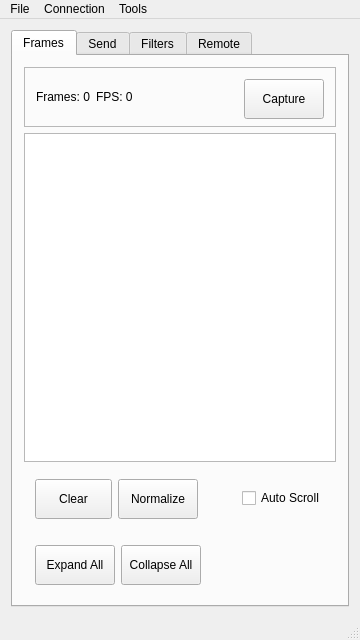
<?xml version="1.0" encoding="UTF-8"?>
<ui version="4.0">
 <class>MainWindow</class>
 <widget class="QMainWindow" name="MainWindow">
  <property name="geometry">
   <rect>
    <x>0</x>
    <y>0</y>
    <width>360</width>
    <height>640</height>
   </rect>
  </property>
  <property name="minimumSize">
   <size>
    <width>320</width>
    <height>480</height>
   </size>
  </property>
  <property name="windowTitle">
   <string>SavvyCAN</string>
  </property>
  <widget class="QWidget" name="centralWidget">
   <layout class="QVBoxLayout" name="verticalLayoutMain">
    <item>
     <widget class="QTabWidget" name="tabWidget">
      <property name="currentIndex">
       <number>0</number>
      </property>
      <widget class="QWidget" name="tabMain">
       <attribute name="title">
        <string>Frames</string>
       </attribute>
       <layout class="QVBoxLayout" name="verticalLayoutFrames">
        <item>
         <widget class="QFrame" name="statusFrame">
          <property name="maximumSize">
           <size>
            <width>16777215</width>
            <height>60</height>
           </size>
          </property>
          <property name="frameShape">
           <enum>QFrame::Shape::StyledPanel</enum>
          </property>
          <layout class="QHBoxLayout" name="statusLayout">
           <item>
            <widget class="QLabel" name="lbNumFrames">
             <property name="text">
              <string>Frames: 0</string>
             </property>
            </widget>
           </item>
           <item>
            <widget class="QLabel" name="lbFPS">
             <property name="text">
              <string>FPS: 0</string>
             </property>
            </widget>
           </item>
           <item>
            <spacer name="horizontalSpacer">
             <property name="orientation">
              <enum>Qt::Orientation::Horizontal</enum>
             </property>
             <property name="sizeHint" stdset="0">
              <size>
               <width>40</width>
               <height>20</height>
              </size>
             </property>
            </spacer>
           </item>
           <item>
            <widget class="QPushButton" name="btnCaptureToggle">
             <property name="minimumSize">
              <size>
               <width>80</width>
               <height>40</height>
              </size>
             </property>
             <property name="text">
              <string>Capture</string>
             </property>
            </widget>
           </item>
          </layout>
         </widget>
        </item>
        <item>
         <widget class="QTableView" name="canFramesView">
          <property name="font">
           <font>
            <pointsize>10</pointsize>
           </font>
          </property>
          <property name="verticalScrollBarPolicy">
           <enum>Qt::ScrollBarPolicy::ScrollBarAsNeeded</enum>
          </property>
          <property name="horizontalScrollBarPolicy">
           <enum>Qt::ScrollBarPolicy::ScrollBarAsNeeded</enum>
          </property>
          <property name="alternatingRowColors">
           <bool>true</bool>
          </property>
          <property name="verticalScrollMode">
           <enum>QAbstractItemView::ScrollMode::ScrollPerPixel</enum>
          </property>
          <property name="wordWrap">
           <bool>false</bool>
          </property>
         </widget>
        </item>
        <item>
         <widget class="QFrame" name="controlFrame">
          <property name="maximumSize">
           <size>
            <width>16777215</width>
            <height>60</height>
           </size>
          </property>
          <layout class="QHBoxLayout" name="controlLayout">
           <item>
            <widget class="QPushButton" name="btnClearFrames">
             <property name="minimumSize">
              <size>
               <width>60</width>
               <height>40</height>
              </size>
             </property>
             <property name="text">
              <string>Clear</string>
             </property>
            </widget>
           </item>
           <item>
            <widget class="QPushButton" name="btnNormalize">
             <property name="minimumSize">
              <size>
               <width>80</width>
               <height>40</height>
              </size>
             </property>
             <property name="text">
              <string>Normalize</string>
             </property>
            </widget>
           </item>
           <item>
            <spacer name="controlSpacer">
             <property name="orientation">
              <enum>Qt::Orientation::Horizontal</enum>
             </property>
             <property name="sizeHint" stdset="0">
              <size>
               <width>40</width>
               <height>20</height>
              </size>
             </property>
            </spacer>
           </item>
           <item>
            <widget class="QCheckBox" name="cbAutoScroll">
             <property name="text">
              <string>Auto Scroll</string>
             </property>
            </widget>
           </item>
          </layout>
         </widget>
        </item>
        
        <!-- Additional control buttons -->
        <item>
         <widget class="QFrame" name="expandCollapseFrame">
          <property name="maximumSize">
           <size>
            <width>16777215</width>
            <height>60</height>
           </size>
          </property>
          <layout class="QHBoxLayout" name="expandCollapseLayout">
           <item>
            <widget class="QPushButton" name="btnExpandAll">
             <property name="minimumSize">
              <size>
               <width>80</width>
               <height>40</height>
              </size>
             </property>
             <property name="text">
              <string>Expand All</string>
             </property>
            </widget>
           </item>
           <item>
            <widget class="QPushButton" name="btnCollapseAll">
             <property name="minimumSize">
              <size>
               <width>80</width>
               <height>40</height>
              </size>
             </property>
             <property name="text">
              <string>Collapse All</string>
             </property>
            </widget>
           </item>
           <item>
            <spacer name="expandCollapseSpacer">
             <property name="orientation">
              <enum>Qt::Horizontal</enum>
             </property>
             <property name="sizeHint" stdset="0">
              <size>
               <width>40</width>
               <height>20</height>
              </size>
             </property>
            </spacer>
           </item>
          </layout>
         </widget>
        </item>
       </layout>
      </widget>
      <widget class="QWidget" name="tabSender">
       <attribute name="title">
        <string>Send</string>
       </attribute>
       <layout class="QVBoxLayout" name="verticalLayoutSender">
        <item>
         <widget class="QTableWidget" name="tableSimpleSender">
          <property name="minimumSize">
           <size>
            <width>0</width>
            <height>200</height>
           </size>
          </property>
         </widget>
        </item>
        <item>
         <spacer name="senderSpacer">
          <property name="orientation">
           <enum>Qt::Orientation::Vertical</enum>
          </property>
          <property name="sizeHint" stdset="0">
           <size>
            <width>20</width>
            <height>40</height>
           </size>
          </property>
         </spacer>
        </item>
       </layout>
      </widget>
      <widget class="QWidget" name="tabFilters">
       <attribute name="title">
        <string>Filters</string>
       </attribute>
       <layout class="QVBoxLayout" name="verticalLayoutFilters">
        <item>
         <widget class="QLabel" name="label_2">
          <property name="text">
           <string>Bus Filtering:</string>
          </property>
         </widget>
        </item>
        <item>
         <widget class="QListWidget" name="listBusFilters">
          <property name="maximumSize">
           <size>
            <width>16777215</width>
            <height>100</height>
           </size>
          </property>
         </widget>
        </item>
        <item>
         <widget class="QLabel" name="label_7">
          <property name="text">
           <string>Frame Filtering:</string>
          </property>
         </widget>
        </item>
        <item>
         <widget class="QListWidget" name="listFilters"/>
        </item>
        <item>
         <layout class="QHBoxLayout" name="filterButtonLayout">
          <item>
           <widget class="QPushButton" name="btnFilterAll">
            <property name="minimumSize">
             <size>
              <width>80</width>
              <height>40</height>
             </size>
            </property>
            <property name="text">
             <string>All</string>
            </property>
           </widget>
          </item>
          <item>
           <widget class="QPushButton" name="btnFilterNone">
            <property name="minimumSize">
             <size>
              <width>80</width>
              <height>40</height>
             </size>
            </property>
            <property name="text">
             <string>None</string>
            </property>
           </widget>
          </item>
          <item>
           <spacer name="filterSpacer">
            <property name="orientation">
             <enum>Qt::Orientation::Horizontal</enum>
            </property>
            <property name="sizeHint" stdset="0">
             <size>
              <width>40</width>
              <height>20</height>
             </size>
            </property>
           </spacer>
          </item>
         </layout>
        </item>
        <item>
         <widget class="QCheckBox" name="cbPersistentFilters">
          <property name="text">
           <string>Keep Filters When Clearing</string>
          </property>
         </widget>
        </item>
        <item>
         <widget class="QCheckBox" name="cbOverwrite">
          <property name="text">
           <string>Overwrite Mode</string>
          </property>
         </widget>
        </item>
        <item>
         <widget class="QCheckBox" name="cbInterpret">
          <property name="text">
           <string>Interpret Frames</string>
          </property>
         </widget>
        </item>
       </layout>
      </widget>
      <widget class="QWidget" name="tabSettings">
       <attribute name="title">
        <string>Remote</string>
       </attribute>
       <layout class="QVBoxLayout" name="verticalLayoutSettings">
        <item>
         <widget class="QLabel" name="lblRemoteConn">
          <property name="text">
           <string>Remote Connection Active:</string>
          </property>
          <property name="alignment">
           <set>Qt::AlignmentFlag::AlignCenter</set>
          </property>
         </widget>
        </item>
        <item>
         <widget class="QLineEdit" name="lineRemoteKey">
          <property name="maximumSize">
           <size>
            <width>16777215</width>
            <height>50</height>
           </size>
          </property>
          <property name="maxLength">
           <number>8</number>
          </property>
         </widget>
        </item>
        <item>
         <widget class="QLabel" name="lblContMsg">
          <property name="text">
           <string>You are connected to a remote data source.</string>
          </property>
          <property name="alignment">
           <set>Qt::AlignmentFlag::AlignCenter</set>
          </property>
         </widget>
        </item>
        <item>
         <spacer name="settingsSpacer">
          <property name="orientation">
           <enum>Qt::Orientation::Vertical</enum>
          </property>
          <property name="sizeHint" stdset="0">
           <size>
            <width>20</width>
            <height>40</height>
           </size>
          </property>
         </spacer>
        </item>
       </layout>
      </widget>
     </widget>
    </item>
   </layout>
  </widget>
  <widget class="QMenuBar" name="menuBar">
   <property name="geometry">
    <rect>
     <x>0</x>
     <y>0</y>
     <width>360</width>
     <height>22</height>
    </rect>
   </property>
   <widget class="QMenu" name="menuFile">
    <property name="title">
     <string>File</string>
    </property>
    <addaction name="actionOpen_Log_File"/>
    <addaction name="actionSave_Log_File"/>
    <addaction name="separator"/>
    <addaction name="actionLoad_DBC_File"/>
    <addaction name="actionSave_DBC_File"/>
   </widget>
   <widget class="QMenu" name="menuConnection">
    <property name="title">
     <string>Connection</string>
    </property>
    <addaction name="actionConnect"/>
    <addaction name="actionSetup"/>
   </widget>
   <widget class="QMenu" name="menuTools">
    <property name="title">
     <string>Tools</string>
    </property>
    <addaction name="actionGraph_Dta"/>
    <addaction name="action_Playback"/>
    <addaction name="actionFlow_View"/>
   </widget>
   <addaction name="menuFile"/>
   <addaction name="menuConnection"/>
   <addaction name="menuTools"/>
  </widget>
  <widget class="QStatusBar" name="statusBar"/>
  <action name="actionOpen_Log_File">
   <property name="text">
    <string>Load Log File</string>
   </property>
  </action>
  <action name="actionSave_Log_File">
   <property name="text">
    <string>Save Log File</string>
   </property>
  </action>
  <action name="actionLoad_DBC_File">
   <property name="text">
    <string>Load DBC File</string>
   </property>
  </action>
  <action name="actionSave_DBC_File">
   <property name="text">
    <string>Save DBC File</string>
   </property>
  </action>
  <action name="actionConnect">
   <property name="text">
    <string>Connect</string>
   </property>
  </action>
  <action name="actionSetup">
   <property name="text">
    <string>Setup</string>
   </property>
  </action>
  <action name="actionGraph_Dta">
   <property name="text">
    <string>New Graphing Window</string>
   </property>
  </action>
  <action name="action_Playback">
   <property name="text">
    <string>Playback</string>
   </property>
  </action>
  <action name="actionFlow_View">
   <property name="text">
    <string>Flow View</string>
   </property>
  </action>
 </widget>
 <layoutdefault spacing="6" margin="11"/>
 <resources/>
 <connections/>
</ui>
